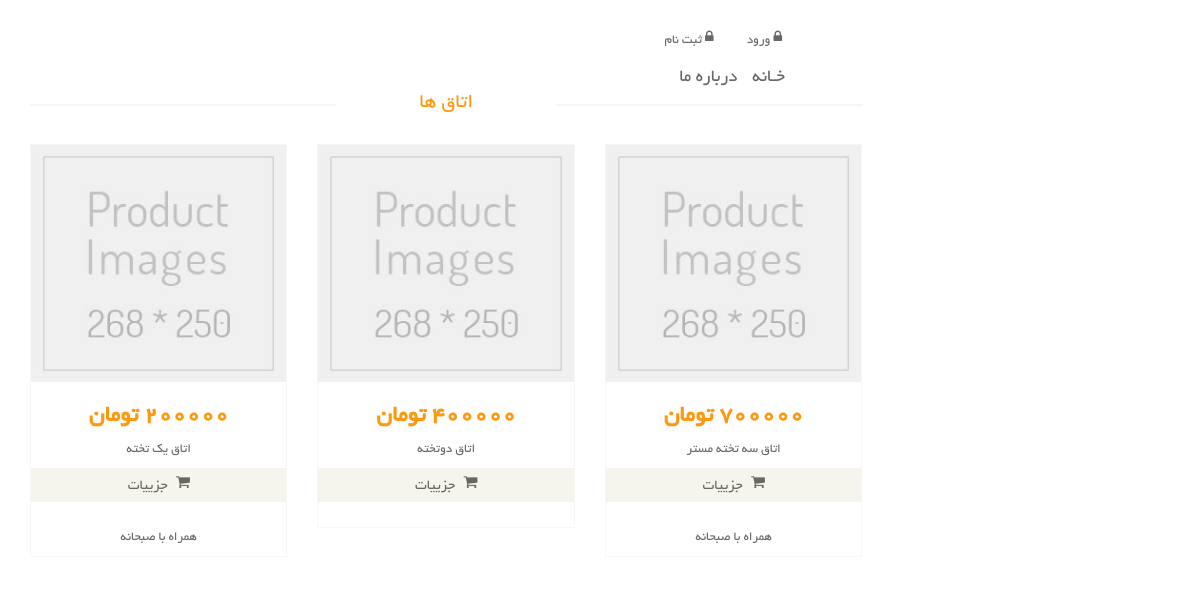
The page / on the database its author committed.
### home_module/models.py (models this page shows, shortened)
class HotelRoom(models.Model):
    title = models.CharField(max_length=200, verbose_name='عنوان')
    bed_room = models.SmallIntegerField(verbose_name='تعداد تخت')
    is_bb = models.BooleanField(default=False, verbose_name='همراه با صبحانه؟')
    price = models.IntegerField(verbose_name='قیمت')
    class Meta:
        verbose_name = 'اتاق'
        verbose_name_plural = 'اتاق ها'

### home_module/views.py (the view)
# urls.py: path('', views.RoomView.as_view(), name='room'),
class RoomView(ListView):
    template_name = 'home_module/room_page.html'
    model = HotelRoom

### home_module/templates/home_module/room_page.html (shortened to what this page needs)
{% extends 'base.html' %}
{% block body %}
	<section>
    <div class="container">
        <div class="row">
            <div class="col-sm-9 padding-right">
                <div class="features_items">
                    <h2 class="title text-center">اتاق ها</h2>
                    {% for rooms in object_list %}
                        <div class="col-sm-4">
                            <div class="product-image-wrapper">
                                <div class="single-products">
                                    <div class="productinfo text-center">
                                        <img src="images/shop/product.jpg" alt="">
                                        <h2>{{ rooms.price }} تومان</h2>
                                        <p>{{ rooms.title }}</p>
                                        <a href="{% url 'home:detail_room' rooms.id %}" class="btn btn-default add-to-cart"><i
                                                class="fa fa-shopping-cart"></i>
                                            جزییات</a>
                                        {% if rooms.is_bb %}
                                            <p>همراه با صبحانه</p>
                                        {% endif %}
                                    </div>
                                </div>
                            </div>
                        </div>
                    {% endfor %}
                </div>
            </div>
        </div>
    </div>
</section>
{% endblock %}

### static/css/main.css (style rules this page uses)
body { font-family: 'B Badr'; font-size: 10pt; position: relative; font-weight: normal; direction: rtl; }
a { -webkit-transition: 300ms; -moz-transition: 300ms; -o-transition: 300ms; transition: 300ms; }
h1, h2, h3, h4, h5, h6 { font-family: 'BYekan', sans-serif; }
.left-sidebar h2:after, h2.title:after { content: " "; position: absolute; border: 1px solid #f5f5f5; bottom:8px; right: 0; width: 100%; height: 0; z-index: -2; }
h2.title:before { content: " "; position: absolute; background: #fff; bottom: -6px; width: 220px; height: 30px; z-index: -1; right: 50%; margin-right: -110px; }
.padding-right { padding-left: 0; }
.features_items { overflow:hidden; }
h2.title { color: #FE980F; font-family: 'BYekan', sans-serif; font-size: 16pt; font-weight: 400; margin: 0 15px; text-transform: uppercase; margin-bottom: 30px; position: relative; }
.product-image-wrapper { border:1px solid #F7F7F5; overflow: hidden; margin-bottom:30px; }
.single-products { position: relative; }
.productinfo h2 { color: #FE980F; font-family: 'BYekan', sans-serif; font-size: 24px; font-weight: 700; }
.productinfo p { font-family: 'BYekan', sans-serif; font-size: 10pt; font-weight: 400; color: #696763; }
.productinfo img { width: 100%; }
.productinfo { position:relative; }
.add-to-cart { background:#F5F5ED; border: 0 none; border-radius: 0; color: #696763; font-family: 'BYekan', sans-serif; font-size: 15px; width: 100%; margin-bottom: 25px; }
.add-to-cart i { margin-left:5px; }

### rows shown on the page
HotelRoom: price "200000", title "اتاق یک تخته", is_bb "همراه با صبحانه"
HotelRoom: price "400000", title "اتاق دوتخته"
HotelRoom: price "700000", title "اتاق سه تخته مستر", is_bb "همراه با صبحانه"
